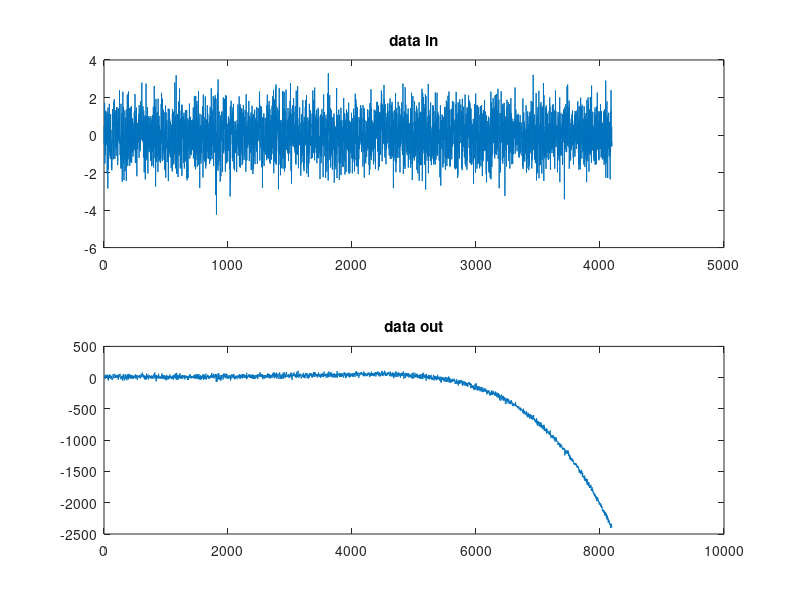
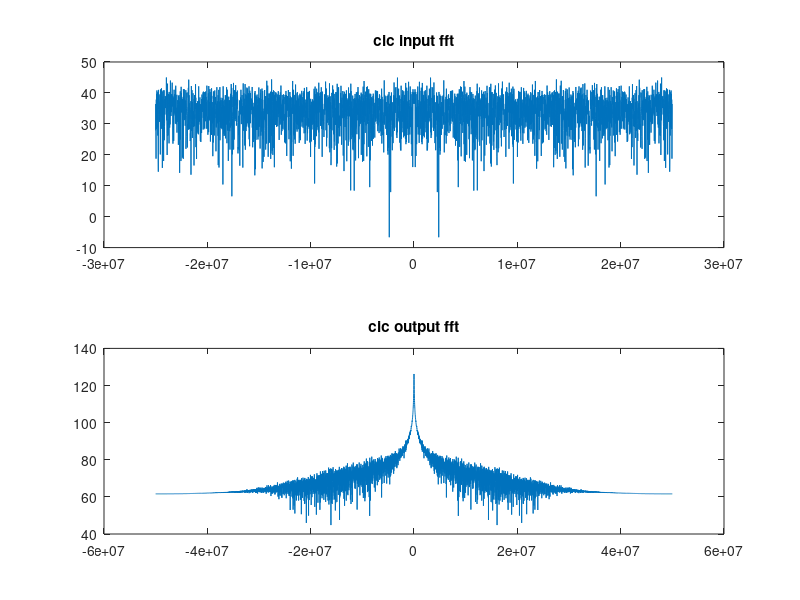

These charts were generated, in order, by the following MATLAB code:
clc;
clear all;
close all;

%Parameters
nb_sample = 2^12;
fsamp_in = 50e6;

%CIC Parameters
M = 1;
R = 2;  % decimation or interpolation ratio
N = 6;  % number of stages
interp_decim= 1; %+1 interp and -1 decim

%Inits
t = (1/fsamp_in:1/fsamp_in:nb_sample/fsamp_in);
if interp_decim==1 fsamp_out = fsamp_in*R; end;
if interp_decim==-1 fsamp_out = fsamp_in/R; end;


%Test vector generation
data_in = randn(1,nb_sample); %random data
##data_in = [zeros(1,nb_sample/2) ones(1,nb_sample/2)]; %step
##data_in = sin(2*pi*fsamp_in/100.*t); %sin
##data_in =  (1:nb_sample);%ramp
##data_in = [(1:64) (1:64)]; data_in = repmat(data_in,1,8); data_in = data_in-32; %saw
##data_in = [zeros(1,64) ones(1,64)]; data_in = repmat(data_in,1,8);

if interp_decim==1
  
  %Cic implementation interpolation
  %Comb
  comb_d1 = 0;
  comb_reg = zeros(N,nb_sample);
  for v = 1 : N
    if v==1
      comb_in = data_in;
      printf('Comb %d of %d stages (first)\n',v,N);
      for k=1:length(comb_in)
        if k>1
          comb_out(k)=comb_in(k)-comb_d1;
        end
        comb_d1 = comb_in(k);
      end;
    else
      comb_in = comb_out;
      printf('Comb %d of %d stages\n',v,N);
      for k=1:length(comb_in)
        if k>2
          comb_out(k)=comb_in(k)-comb_d1;
        end
        comb_d1 = comb_in(k);
      end;
    end;
    comb_reg(v,1:length(comb_out))=comb_out;
  end;
  
end;

if interp_decim==-1
  %Cic implementation decimation
  %Integrator
  integ_reg = zeros(N,length(data_in));
  for v = 1 : N
    if v==1
      printf('Integrator %d of %d stages (first)\n',v,N);
      integrator_in = data_in;
      accu = 0;
      for k=2:length(integrator_in)
        integrator_out(k) = accu;
        accu = accu+integrator_in(k);
      end
     else
      printf('Integrator %d of %d stages\n',v,N);
      integrator_in = integrator_out;
      accu = 0;
      for k=1:length(integrator_in)
        integrator_out(k) = accu;
        accu = accu+integrator_in(k);
      end
    end
    integ_reg(v,1:length(integrator_out))=integrator_out;
  end
end

%Interpolation or decimation
if interp_decim==1
  resample_in = comb_out;
  resample_out = zeros(1,length(resample_in)*R);
  resample_out(1:R:end) = resample_in;
##  for k=1:length(resample_in)
##    resample_out((k-1)*R+1:(k-1)*R+1+R-1)=repmat(resample_in(k),R,1);
####    fprintf('%d %d \n',(k-1)*R+1, (k-1)*R+1+R-1);
##  end
end
if interp_decim==-1
  resample_in = integrator_out;
  resample_out = zeros(1,length(resample_in)/R);
  resample_out = resample_in(1:R:end);
end

if interp_decim==1
  %Cic Implementation interpolation
  %Integrator
  integ_reg = zeros(N,length(resample_out));
  for v = 1 : N
    if v==1
      printf('Integrator %d of %d stages (first)\n',v,N);
      integrator_in = resample_out;
      accu = 0;
      for k=2:length(integrator_in)
        integrator_out(k) = accu;
        accu = accu+integrator_in(k);
      end
     else
      printf('Integrator %d of %d stages\n',v,N);
      integrator_in = integrator_out;
      accu = 0;
      for k=1:length(integrator_in)
        integrator_out(k) = accu;
        accu = accu+integrator_in(k);
      end
    end
    integ_reg(v,1:length(integrator_out))=integrator_out;
  end
end;

if interp_decim==-1
  %Cic implementation decimation
  %Comb
  comb_d1 = 0;
  comb_reg = zeros(N,nb_sample);
  for v = 1 : N
    if v==1
      comb_in = resample_out;
      printf('Comb %d of %d stages (first)\n',v,N);
      for k=1:length(comb_in)
        if k>1
          comb_out(k)=comb_in(k)-comb_d1;
        end
        comb_d1 = comb_in(k);
      end;
    else
      comb_in = comb_out;
      printf('Comb %d of %d stages\n',v,N);
      for k=1:length(comb_in)
        if k>2
          comb_out(k)=comb_in(k)-comb_d1;
        end
        comb_d1 = comb_in(k);
      end;
    end;
    comb_reg(v,1:length(comb_out))=comb_out;
  end;
end;

if interp_decim==1
  data_out = integrator_out;
end;

if interp_decim==-1
  data_out = comb_out;
end; 


%FFT in
fft_in = 20 * log10(abs(fftshift(fft(data_in))));
x_axis_fft_in = (-fsamp_in/2:fsamp_in/nb_sample:fsamp_in/2-fsamp_in/nb_sample);

%FFT out
fft_out = 20 * log10(abs(fftshift(fft(data_out))));
if interp_decim==1 x_axis_fft_out = (-fsamp_out/2:fsamp_out/nb_sample/R:fsamp_out/2-fsamp_out/nb_sample/R); end
if interp_decim==-1 x_axis_fft_out = (-fsamp_out/2:fsamp_out/nb_sample*R:fsamp_out/2-fsamp_out/nb_sample*R); end

##%debug
##debug_plot=data_in;
##figure(1);
##plot(debug_plot);
##title('data in');
##
##debug_plot=comb_reg(1,:);
##figure(2);
##plot(debug_plot);
##title('comb reg 1');
##
##debug_plot=comb_reg(2,:);
##figure(3);
##plot(debug_plot);
##title('comb reg 2');
##
##debug_plot=resample_out;
##figure(4);
##plot(debug_plot);
##title('resample out');
##
##debug_plot=integ_reg(1,:);
##figure(5);
##plot(debug_plot);
##title('integ reg 1');
##
##debug_plot=integ_reg(2,:);
##figure(6);
##plot(debug_plot);
##title('integ reg 2');

%Plot signal
figure(1);
subplot (211);
plot(data_in);
title('data in');
subplot (212);
plot(data_out);
title('data out');

%Plot fft
figure(2);
subplot (211);
plot(x_axis_fft_in,fft_in);
title('cic input fft');
subplot (212);
plot(x_axis_fft_out,fft_out);
title('cic output fft');

